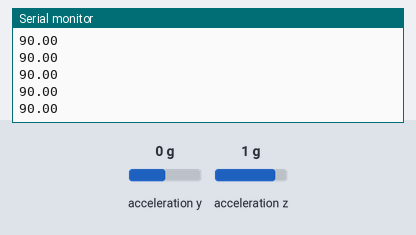
The sketch below on a simulated Arduino Uno, built with avr-gcc and run on an emulated ATmega328P. Shown: the last lines printed to the serial monitor. The inputs (shaded band) are chosen by the test bench; at power-on: acceleration y 0 g, acceleration z 1 g.

Above: at 1.2 s.
1.3 s: acceleration y set to -1.4 g
At 2.4 s:
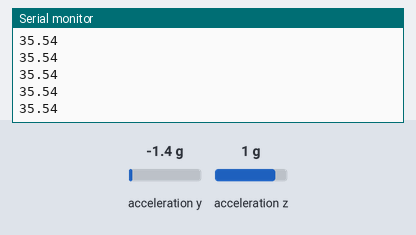
2.8 s: acceleration z set to -1.4 g
At 3.8 s:
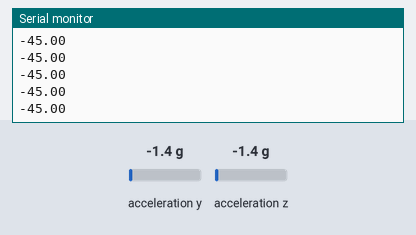
4.3 s: acceleration y set to -0.8 g
At 5.2 s:
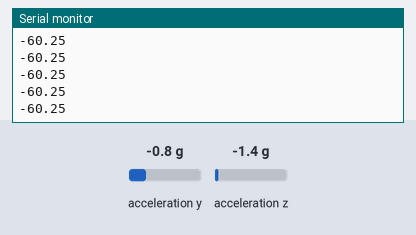
Timing chart, 0 to 7.3 s (numbered marks = the images above; inputs shaded):
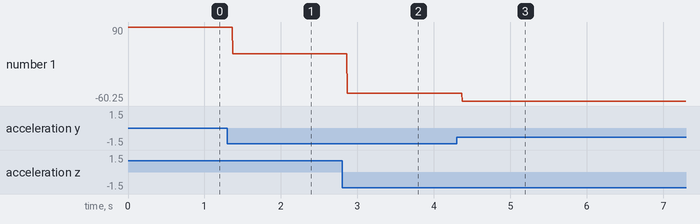

The sketch:

_MPU6050_accelerometer.ino
```cpp
//measures angle using only accelerometer

#include "Wire.h"
#include "I2Cdev.h"
#include "MPU6050.h"
#include "math.h"

MPU6050 mpu;

int accY, accZ;
float accAngle;

void setup() {
  mpu.initialize();
  Serial.begin(9600);
}

void loop() {
  accZ = mpu.getAccelerationZ();
  accY = mpu.getAccelerationY();

  //RAD_TO_DEG = 180 / PI;
  accAngle = atan2(accZ, -accY) * RAD_TO_DEG;

  Serial.println(accAngle);
}
```

Measured:
- after the input at 1.3 s, the serial monitor: prints a new line after 0.07 s (image 1)
- after the input at 2.8 s, the serial monitor: prints a new line after 0.07 s (image 2)
- after the input at 4.3 s, the serial monitor: prints a new line after 0.07 s (image 3)
- plotted number 1: 90 → 35.54 after the input at 1.3 s, 35.54 → -45 after the input at 2.8 s, -45 → -60 after the input at 4.3 s
